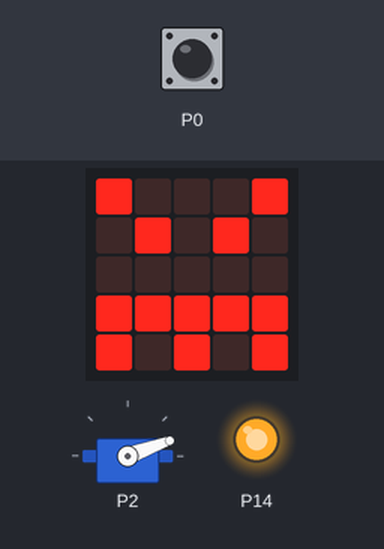
Bench run of a program on a simulated BBC micro:bit (MakeCode). Shown: the board's 5×5 LED display, servo, output pins drawn as LEDs (lit = HIGH). Inputs (shaded band) come from the test bench; at power-on: P0 LOW.

Above: at 1.8 s.
1.9 s: P0 pulled HIGH for 0.15 s
At 1.98 s:
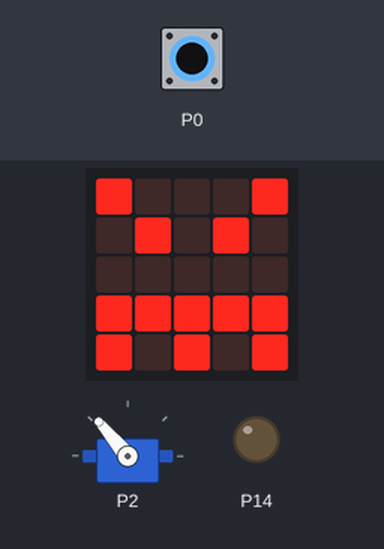
3.5 s: P0 pulled HIGH for 3.2 s
At 7.2 s:
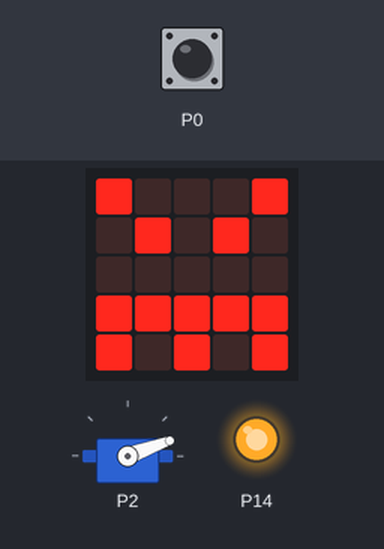
Timing chart, 0 to 8.7 s (numbered marks = the images above; inputs shaded):
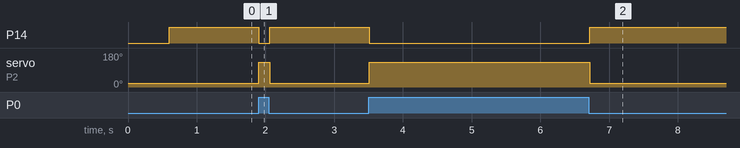

The program:

main.ts
```typescript
basic.showIcon(IconNames.Angry)
basic.forever(function () {
    if (pins.digitalReadPin(DigitalPin.P0) == 0) {
        pins.digitalWritePin(DigitalPin.P14, 1)
        servos.P2.setAngle(20)
    } else {
        pins.digitalWritePin(DigitalPin.P14, 0)
        servos.P2.setAngle(130)
    }
})
```

test.ts
```typescript
// les tests vont ici ; cela ne sera pas compilé si ce paquet est utilisé en tant qu'extension.
```

Measured:
- after the input at 1.9 s, P14: HIGH → LOW at once, → HIGH 0.16 s later; servo on P2: 20° → 130° at once, → 20° 0.16 s later
- after the input at 3.5 s, P14: HIGH → LOW at once, → HIGH 3.2 s later; servo on P2: 20° → 130° at once, → 20° 3.2 s later
